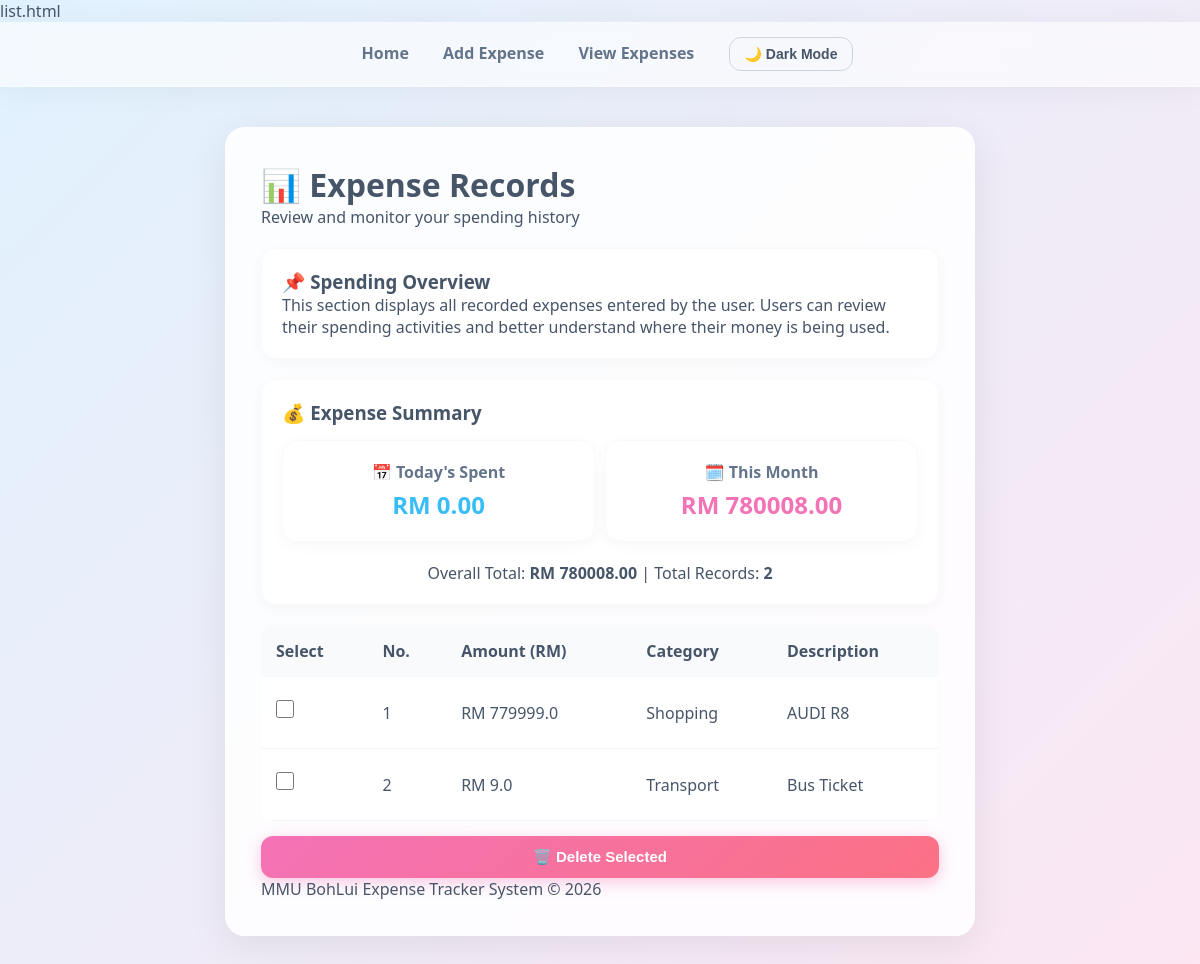
The app's page /list (signed in) with its own data.
### tables this page shows
CREATE TABLE expenses (
            id INTEGER PRIMARY KEY AUTOINCREMENT,
            amount REAL,
            category TEXT,
            description TEXT,
            student_email TEXT,
            expense_date TEXT
        );

### app.py (the view)
@app.route('/list')
def list_expenses():
    if 'student_name' not in session:
        return redirect('/login')
    current_email = session.get('student_email')
    db_data = get_expenses(current_email)
    total_amount = 0
    daily_total = 0
    monthly_total = 0
    formatted_expenses = []
    today_str = datetime.now().strftime("%Y-%m-%d")  # 比如 '2026-06-16'
    current_month_str = datetime.now().strftime("%Y-%m") # 比如 '2026-06'
    for row in db_data:
        amt = float(row[1])
        date_str = row[5] # 数据库里的 expense_date 是第 6 个栏位 (索引为 5)
        total_amount += amt
        if date_str == today_str:
            daily_total += amt
        if date_str and date_str.startswith(current_month_str):
            monthly_total += amt
        formatted_expenses.append([row[0], row[1], row[2], row[3], row[5]])
    return render_template('list.html',
                           expenses=formatted_expenses,
                           total=total_amount,
                           daily_total=daily_total,      # 传给前端
                           monthly_total=monthly_total)  # 传给前端

### database.py (called while the page is built)
def get_expenses(current_email):
    conn = sqlite3.connect(DB_NAME)
    cursor = conn.cursor()
    cursor.execute("SELECT * FROM expenses WHERE student_email = ?", (current_email,))
    data = cursor.fetchall()
    conn.close()
    return data

### templates/list.html (shortened to what this page needs)
<!DOCTYPE html>
<html lang="en">
<head>
    <link rel="stylesheet" href="{{ url_for('static', filename='style.css') }}">
</head>
<body>
    <nav>
        <a href="/">Home</a>
        <a href="/add">Add Expense</a>
        <a href="/list">View Expenses</a>
        <button id="themeToggle" class="theme-toggle-btn">🌙 Dark Mode</button>
    </nav>
    <div class="container">
        <header>
            <h1>📊 Expense Records</h1>
            <p class="subtitle">
                Review and monitor your spending history
            </p>
        </header>
        <section class="feature-box">
            <h3>📌 Spending Overview</h3>
            <p>
                This section displays all recorded expenses entered by the user.
                Users can review their spending activities and better understand
                where their money is being used.
            </p>
        </section>
        <section class="feature-box">
            <h3>💰 Expense Summary</h3>
            <div class="quick-add-grid" style="margin-top: 15px;">
                <div class="stats-card" style="margin-top: 0; text-align: center;">
                    <p style="color: #64748b; font-weight: bold;">📅 Today's Spent</p>
                    <h2 style="color: #38bdf8; margin-top: 5px;">RM {{ "%.2f"|format(daily_total) }}</h2>
                </div>
                <div class="stats-card" style="margin-top: 0; text-align: center;">
                    <p style="color: #64748b; font-weight: bold;">🗓️ This Month</p>
                    <h2 style="color: #f472b6; margin-top: 5px;">RM {{ "%.2f"|format(monthly_total) }}</h2>
                </div>
            </div>
            <p style="text-align: center; margin-top: 15px; color: #475569;">
                Overall Total: <strong>RM {{ "%.2f"|format(total) }}</strong> | Total Records: <strong>{{ expenses|length }}</strong>
            </p>
        </section>
    <section class="table-section">
    <form action="/delete_batch" method="POST">
        <table>
            <thead>
                <tr>
                    <th>Select</th>
                    <th>No.</th>
                    <th>Amount (RM)</th>
                    <th>Category</th>
                    <th>Description</th>
                </tr>
            </thead>
            <tbody>
                {% for expense in expenses %}
                <tr>
                    <td><input type="checkbox" name="expense_ids" value="{{ expense[0] }}" style="width: 18px; height: 18px;"></td>
                    <td>{{ loop.index }}</td>
                    <td>RM {{ expense[1] }}</td>
                    <td>{{ expense[2] }}</td>
                    <td>{{ expense[3] }}</td>
                </tr>
                {% endfor %}
            </tbody>
        </table>
        <button type="submit" class="secondary-btn" style="margin-top: 15px;">
            🗑️ Delete Selected
        </button>
    </form>
</section>
    <footer>
        <p>
            MMU BohLui Expense Tracker System © 2026
        </p>
    </footer>
</body>
</html>

### static/style.css (style rules this page uses)
* { margin: 0; padding: 0; box-sizing: border-box; }
body { font-family: 'Segoe UI', Tahoma, Geneva, Verdana, sans-serif; background: linear-gradient(135deg, #e0f2fe 0%, #fce7f3 100%); background-attachment: fixed; color: #475569; }
nav { background: rgba(255, 255, 255, 0.6); backdrop-filter: blur(15px); box-shadow: 0 4px 30px rgba(0, 0, 0, 0.05); padding: 15px; text-align: center; border-bottom: 1px solid rgba(255,255,255,0.4); position: sticky; top: 0; z-index: 100; }
nav a { color: #64748b; font-weight: 600; text-decoration: none; margin: 0 15px; transition: 0.3s; }
.container { width: 90%; max-width: 750px; margin: 40px auto; background: rgba(255, 255, 255, 0.85); backdrop-filter: blur(10px); padding: 35px; border-radius: 20px; box-shadow: 0 10px 40px rgba(0,0,0,0.08); border: 1px solid rgba(255,255,255,0.6); }
.stats-card, .feature-box, .expense-form-section { background: white; border-radius: 15px; padding: 20px; margin-top: 20px; box-shadow: 0 4px 15px rgba(0,0,0,0.03); transition: transform 0.3s ease, box-shadow 0.3s ease; border: 1px solid #f8fafc; }
button { background: linear-gradient(135deg, #38bdf8 0%, #818cf8 100%); color: white; border: none; padding: 12px 20px; border-radius: 12px; font-size: 15px; font-weight: bold; cursor: pointer; transition: all 0.3s ease; box-shadow: 0 4px 15px rgba(56, 189, 248, 0.4); width: 100%; margin-top: 10px; }
.secondary-btn { background: linear-gradient(135deg, #f472b6 0%, #fb7185 100%); box-shadow: 0 4px 15px rgba(244, 114, 182, 0.4); }
input, select { width: 100%; padding: 12px; margin-top: 8px; margin-bottom: 15px; border: 2px solid #e2e8f0; border-radius: 12px; background: #f8fafc; transition: 0.3s; outline: none; }
.quick-add-grid { display: grid; grid-template-columns: repeat(2, 1fr); gap: 10px; margin-bottom: 20px; }
table { width: 100%; border-collapse: collapse; margin-top: 20px; background: white; border-radius: 12px; overflow: hidden; }
th { background: #f8fafc; color: #475569; font-weight: 600; padding: 15px; text-align: left; }
td { padding: 15px; border-bottom: 1px solid #f1f5f9; }
.theme-toggle-btn { width: auto; margin-top: 0; padding: 8px 15px; font-size: 14px; background: transparent; border: 1px solid #cbd5e1; color: #475569; box-shadow: none; margin-left: 15px; }

### records on screen
expenses: amount "779999.0", category "Shopping", description "AUDI R8"
expenses: amount "9.0", category "Transport", description "Bus Ticket"

### other values on screen
{{ "%.2f"|format(daily_total) }} "0.00"
{{ "%.2f"|format(monthly_total) }} "780008.00"
{{ "%.2f"|format(total) }} "780008.00"
{{ expenses|length }} "2"
